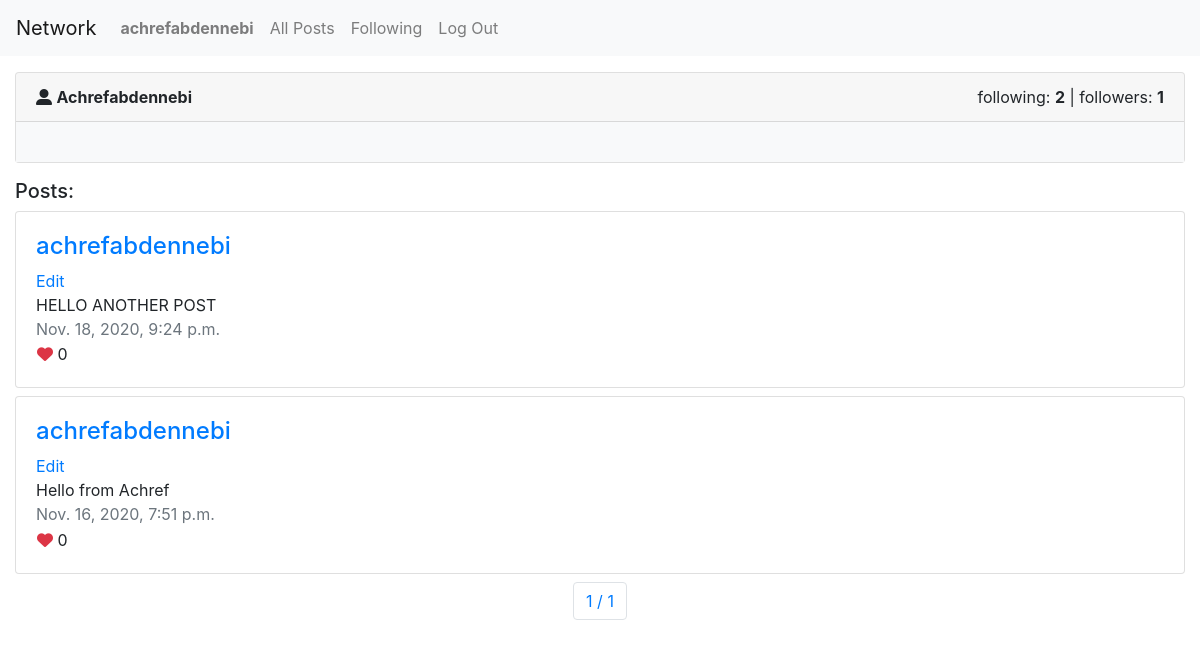
The page /profile/1 (signed in) on the database as committed earlier.
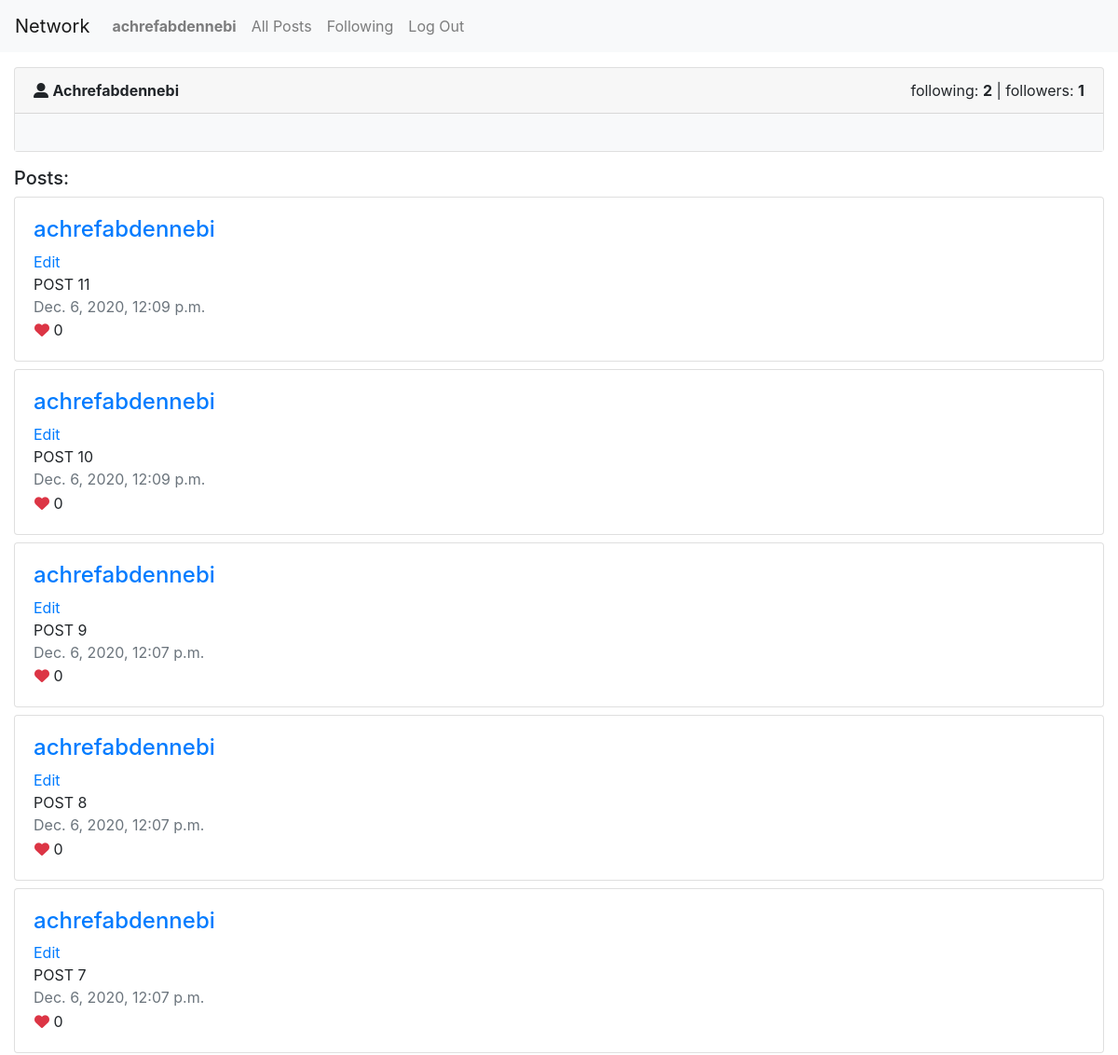
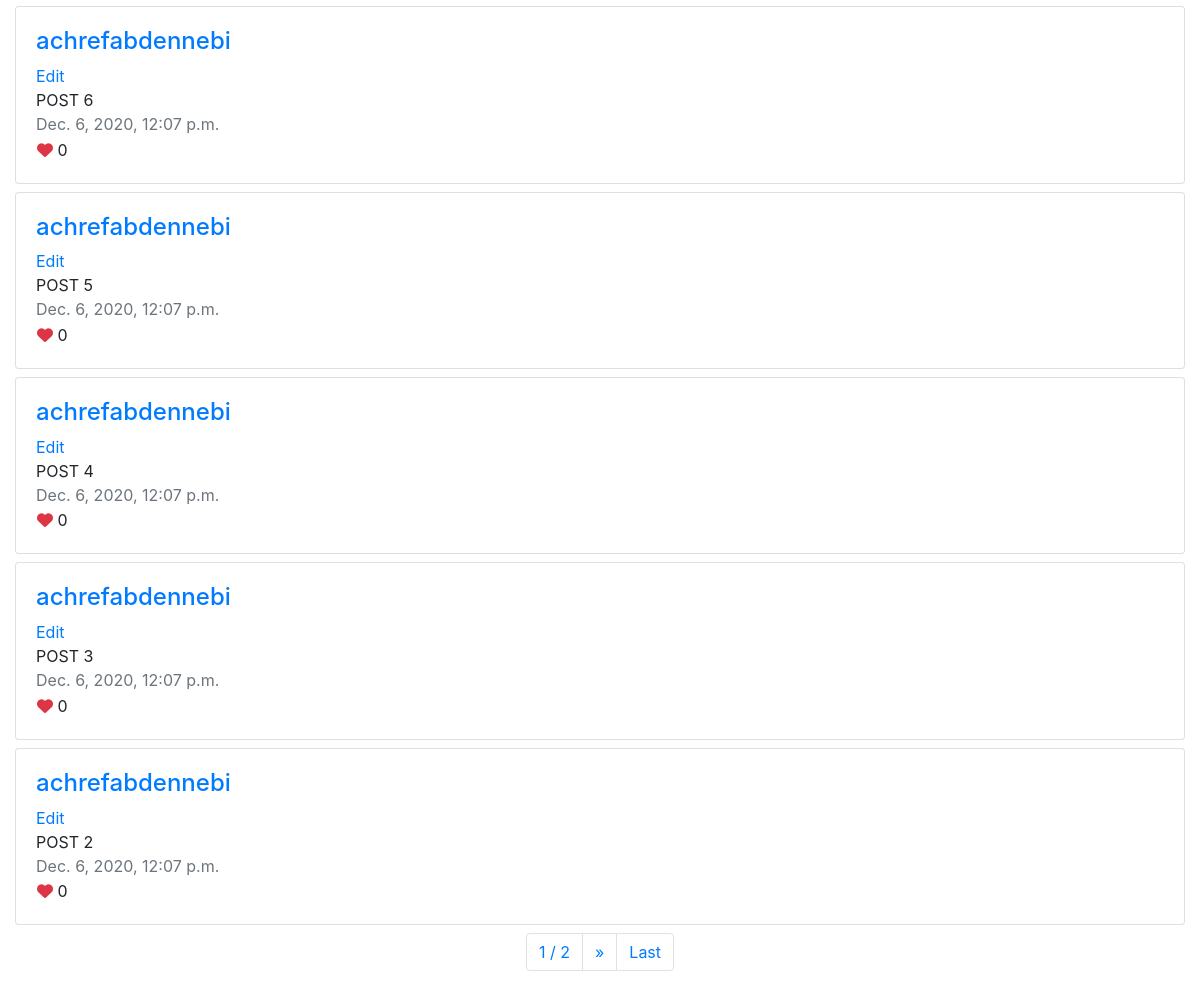
The same page on the database as committed later (2 pictures, top to bottom).
### network/models.py (models this page shows, shortened)
class Post(models.Model):
    content = models.CharField(max_length=250)
    created_by = models.ForeignKey(User,null=True, blank=True, on_delete=DO_NOTHING, related_name="users")
    likes = models.IntegerField(default=0)
    created_date = models.DateTimeField()

class User(AbstractUser):
    pass

### network/views.py (the view)
# urls.py: path("profile/<int:profile_id>", views.getProfile, name="profile"),
@login_required(login_url='/login')
def getProfile(request, profile_id):
    try:
        profile = User.objects.get(pk=profile_id)
        following = profile.following.count()
        followersCount = profile.followers.count()
        posts = Post.objects.filter(created_by=profile.id).all().order_by('-created_date')
        is_followed = profile.followers.filter(following_id = profile_id).exists()
        paginator= Paginator(posts, 10);
        page_number = request.GET.get('page')
        post_page = paginator.get_page(page_number)
    except User.DoesNotExist:
        raise CommandError("Post not saved")
    return render(request, "network/profile.html", {
        "profile": profile,
        "following": following,
        "followers" : followersCount,
        "is_followed": is_followed,
        "posts": post_page
    })

### network/templates/network/profile.html (shortened to what this page needs)
{% extends "network/layout.html" %}
{% block body %}
<div class="container-fluid mt-3">
    <div class="card">
        <div class="card-header">
          <div class="float-left">
            <i class="fas fa-user-alt"></i>
            <span class="font-weight-bold text-capitalize">{{ profile }}</span>
          </div>
          <div class="float-right">
            <div>
                <span>following: <strong>{{following}}</strong></span> |
                <span>followers: <strong>{{followers}}</strong></span>
            </div>
          </div>
        </div>
        <div class="card-body bg-light">
        </div>
    </div>
</div>
<div class="container-fluid mt-3">
    <h5>Posts: </h5>
    {% for post in posts %}
    <div class="row mt-2">
        <div class="col-md-12">
            <div class="card">
                <div class="card-body">
                    <div class="post-detail">
                        <h4>
                            <a href="{% url 'profile' post.created_by.id %}">
                                {{ post.created_by }}
                            </a>
                        </h4>
                        {% if post.created_by.id ==  user.id %}
                        <a href="#">Edit</a>
                        {% endif %}
                        <div class="post-content">
                            {{ post.content }}
                        </div>
                        <span class="text-muted">{{ post.created_date }}</span>
                        <div class="post-reaction">
                            <button type="button" class="btn p-0">
                                <i class="fas fa-heart text-danger"></i>
                                <span class="font-weight-normal">{{post.likes}}</span>
                            </button>
                        </div>
                    </div>
                </div>
            </div>
        </div>
    </div>
    {% endfor %}
    <div class="row mt-2">
        <div class="col-md-12">
            <nav aria-label="pagination">
                <ul class="pagination justify-content-center">
                    <li class="page-item">
                        <a class="page-link" href="#"> {{ posts.number }} / {{ posts.paginator.num_pages }}</a>
                    </li>
                    {% if posts.has_next %}
                        <li class="page-item">
                            <a class="page-link" href="?page={{ posts.next_page_number }}" aria-label="Next">
                                <span aria-hidden="true">&raquo;</span>
                            </a>
                        </li>
                        <li class="page-item">
                            <a class="page-link" href="?page={{ posts.paginator.num_pages }}">Last</a>
                        </li>
                    {% endif %}
                </ul>
            </nav>
        </div>
    </div>
</div>
{% endblock %}

Rows that differ between the two databases and show on the page:
no longer on this page (row unchanged): Post: created_by "achrefabdennebi", shows "Edit", content "HELLO ANOTHER POST", created_date "Nov. 18, 2020, 9:24 p.m.", likes "0"
no longer on this page (row unchanged): Post: created_by "achrefabdennebi", shows "Edit", content "Hello from Achref", created_date "Nov. 16, 2020, 7:51 p.m.", likes "0"
added Post: created_by "achrefabdennebi", shows "Edit", content "POST 11", created_date "Dec. 6, 2020, 12:09 p.m.", likes "0"
added Post: created_by "achrefabdennebi", shows "Edit", content "POST 10", created_date "Dec. 6, 2020, 12:09 p.m.", likes "0"
added Post: created_by "achrefabdennebi", shows "Edit", content "POST 9", created_date "Dec. 6, 2020, 12:07 p.m.", likes "0"
added Post: created_by "achrefabdennebi", shows "Edit", content "POST 8", created_date "Dec. 6, 2020, 12:07 p.m.", likes "0"
added Post: created_by "achrefabdennebi", shows "Edit", content "POST 7", created_date "Dec. 6, 2020, 12:07 p.m.", likes "0"
added Post: created_by "achrefabdennebi", shows "Edit", content "POST 6", created_date "Dec. 6, 2020, 12:07 p.m.", likes "0"
added Post: created_by "achrefabdennebi", shows "Edit", content "POST 5", created_date "Dec. 6, 2020, 12:07 p.m.", likes "0"
added Post: created_by "achrefabdennebi", shows "Edit", content "POST 4", created_date "Dec. 6, 2020, 12:07 p.m.", likes "0"
added Post: created_by "achrefabdennebi", shows "Edit", content "POST 3", created_date "Dec. 6, 2020, 12:07 p.m.", likes "0"
added Post: created_by "achrefabdennebi", shows "Edit", content "POST 2", created_date "Dec. 6, 2020, 12:07 p.m.", likes "0"
Other text that changed with them:
{{ posts.paginator.num_pages }}: "1" → "2"
text now shown: "» Last"
